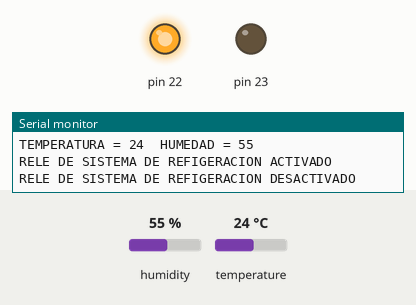
A sketch run on a simulated Arduino Mega 2560, built with avr-gcc and run on an emulated ATmega2560. On the bench: output pins drawn as LEDs (lit = HIGH), the last lines printed to the serial monitor. The test bench sets the inputs (shaded band); at power-on: humidity 55 %, temperature 24 °C.

Above: at 3.9 s.
4.0 s: humidity set to 51 %
7.0 s: humidity set to 48 %
At 8.1 s:
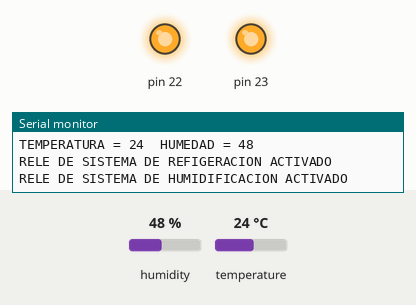
10.0 s: temperature set to 22 °C
13.0 s: temperature set to 19 °C
At 14.1 s:
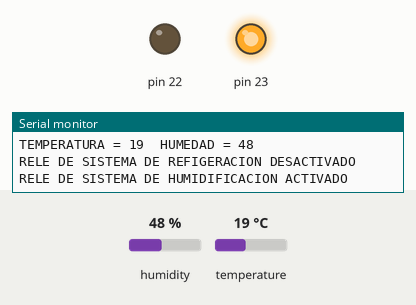
Timing chart, 0 to 16.0 s (numbered marks = the images above; inputs shaded):
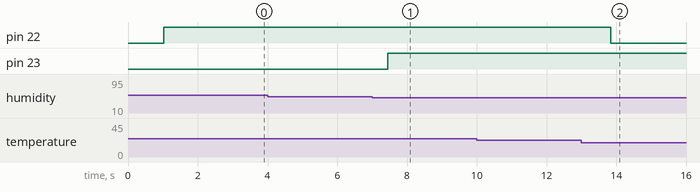

Measured:
- the behaviour switches between 50 and 49 % on humidity (found by bisection; images 0 and 1)
- the behaviour switches between 21 and 20 °C on temperature (found by bisection; images 1 and 2)
- after the input at 7.0 s, pin 23: LOW → HIGH after 0.45 s
- after the input at 13.0 s, pin 22: HIGH → LOW after 0.84 s

The sketch:

reto_1.3.ino
```cpp
#include <Controllino.h>  // libreria para controllino
#include <DHT_U.h>        // libreria para sensores DHT
#include <DHT.h>          //  libreria para sensores DHT

#define DHTTYPE DHT11     // tipo de sensor DHT
#define DHTPIN 42         // pin de conexion sensor DHT 11

#define TH_T 20           // threshold de temperatura
#define TH_H 50           // threshold de humedad

DHT dht(DHTPIN, DHTTYPE); // objeto DHT

// SETUP RELES COMO SALIDAS E INICIA SENSOR DHT
void setup() {
  Serial.begin(9600);
  pinMode(CONTROLLINO_R0, OUTPUT);
  pinMode(CONTROLLINO_R1, OUTPUT);
  dht.begin();
}

// LOOP OBTIENE DATOS DEL SENSOR Y COMPARA CON LO TH Y ACCIONA LOS RELES
void loop() {
  delay(1000);
  int h = dht.readHumidity();     // lee temperatura del sensor
  int t = dht.readTemperature();  // lee humedad del sensor
  Serial.print("TEMPERATURA = "); Serial.print(t);
  Serial.print("\tHUMEDAD = ");   Serial.println(h);

  if( t > TH_T ){
    digitalWrite(CONTROLLINO_R0, HIGH);
    Serial.println("RELE DE SISTEMA DE REFIGERACION ACTIVADO");
  }else{
    digitalWrite(CONTROLLINO_R0, LOW);
    Serial.println("RELE DE SISTEMA DE REFIGERACION DESACTIVADO");
  }

  if( h < TH_H ){
    digitalWrite(CONTROLLINO_R1, HIGH);
    Serial.println("RELE DE SISTEMA DE HUMIDIFICACION ACTIVADO");
  }else{
    digitalWrite(CONTROLLINO_R1, LOW);
    Serial.println("RELE DE SISTEMA DE REFIGERACION DESACTIVADO");
  }
  Serial.println("");
}
```
